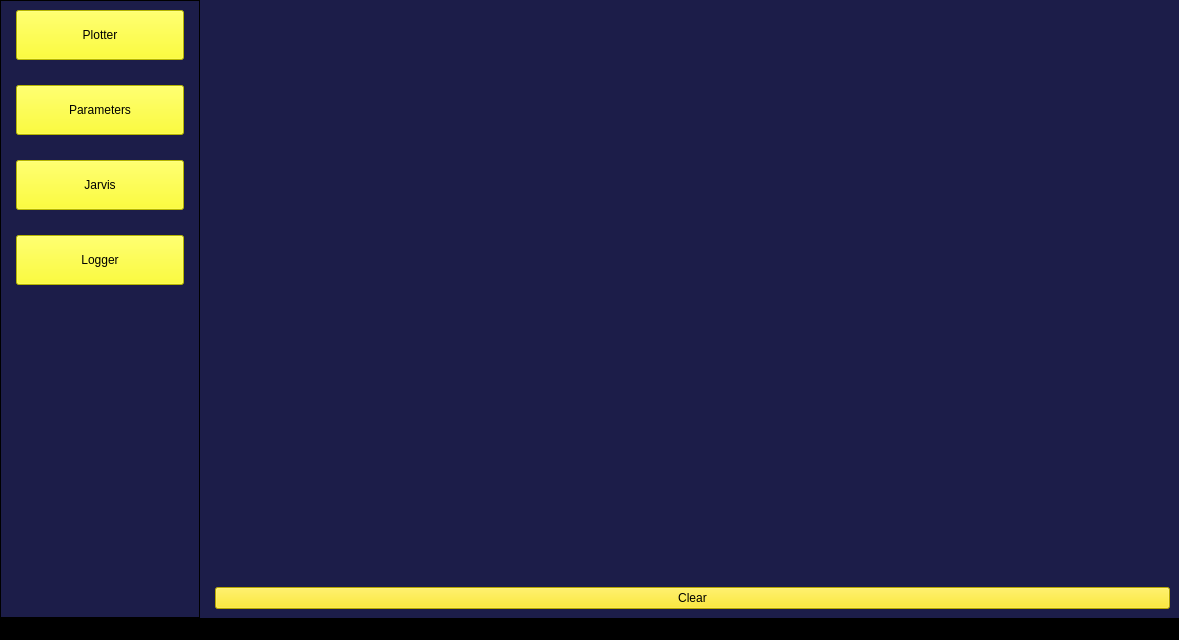
<?xml version="1.0" encoding="UTF-8"?>
<ui version="4.0">
 <class>MainWindow</class>
 <widget class="QMainWindow" name="MainWindow">
  <property name="geometry">
   <rect>
    <x>0</x>
    <y>0</y>
    <width>1179</width>
    <height>640</height>
   </rect>
  </property>
  <property name="windowTitle">
   <string>MainWindow</string>
  </property>
  <widget class="QWidget" name="centralwidget">
   <layout class="QVBoxLayout" name="verticaLayout">
    <property name="spacing">
     <number>0</number>
    </property>
    <property name="leftMargin">
     <number>0</number>
    </property>
    <property name="topMargin">
     <number>0</number>
    </property>
    <property name="rightMargin">
     <number>0</number>
    </property>
    <property name="bottomMargin">
     <number>0</number>
    </property>
    <item>
     <widget class="QFrame" name="main_frame">
      <property name="styleSheet">
       <string notr="true">background-color: qlineargradient(spread:pad, x1:0, y1:0, x2:1, y2:0, stop:0 rgba(28, 29, 73, 255), stop:0.50495 rgba(28, 29, 73, 255));
</string>
      </property>
      <property name="frameShape">
       <enum>QFrame::NoFrame</enum>
      </property>
      <property name="frameShadow">
       <enum>QFrame::Raised</enum>
      </property>
      <layout class="QHBoxLayout" name="horizontalLayout">
       <property name="leftMargin">
        <number>0</number>
       </property>
       <property name="topMargin">
        <number>0</number>
       </property>
       <property name="rightMargin">
        <number>0</number>
       </property>
       <property name="bottomMargin">
        <number>0</number>
       </property>
       <item>
        <widget class="QFrame" name="frame">
         <property name="minimumSize">
          <size>
           <width>200</width>
           <height>0</height>
          </size>
         </property>
         <property name="frameShape">
          <enum>QFrame::StyledPanel</enum>
         </property>
         <property name="frameShadow">
          <enum>QFrame::Raised</enum>
         </property>
         <layout class="QVBoxLayout" name="verticalLayout_5">
          <property name="spacing">
           <number>25</number>
          </property>
          <property name="leftMargin">
           <number>15</number>
          </property>
          <property name="rightMargin">
           <number>15</number>
          </property>
          <item>
           <widget class="QPushButton" name="plotter_select_btn">
            <property name="sizePolicy">
             <sizepolicy hsizetype="Preferred" vsizetype="Preferred">
              <horstretch>0</horstretch>
              <verstretch>0</verstretch>
             </sizepolicy>
            </property>
            <property name="minimumSize">
             <size>
              <width>0</width>
              <height>50</height>
             </size>
            </property>
            <property name="styleSheet">
             <string notr="true">background-color: rgb(255, 255, 0);</string>
            </property>
            <property name="text">
             <string>Plotter</string>
            </property>
           </widget>
          </item>
          <item>
           <widget class="QPushButton" name="param_select_btn">
            <property name="sizePolicy">
             <sizepolicy hsizetype="Preferred" vsizetype="Preferred">
              <horstretch>0</horstretch>
              <verstretch>0</verstretch>
             </sizepolicy>
            </property>
            <property name="minimumSize">
             <size>
              <width>0</width>
              <height>50</height>
             </size>
            </property>
            <property name="styleSheet">
             <string notr="true">background-color: rgb(255, 255, 0);</string>
            </property>
            <property name="text">
             <string>Parameters</string>
            </property>
           </widget>
          </item>
          <item>
           <widget class="QPushButton" name="jarvis_btn">
            <property name="sizePolicy">
             <sizepolicy hsizetype="Preferred" vsizetype="Preferred">
              <horstretch>0</horstretch>
              <verstretch>0</verstretch>
             </sizepolicy>
            </property>
            <property name="minimumSize">
             <size>
              <width>0</width>
              <height>50</height>
             </size>
            </property>
            <property name="styleSheet">
             <string notr="true">background-color: rgb(255, 255, 0);</string>
            </property>
            <property name="text">
             <string>Jarvis</string>
            </property>
           </widget>
          </item>
          <item>
           <widget class="QPushButton" name="pushButton">
            <property name="sizePolicy">
             <sizepolicy hsizetype="Preferred" vsizetype="Preferred">
              <horstretch>0</horstretch>
              <verstretch>0</verstretch>
             </sizepolicy>
            </property>
            <property name="minimumSize">
             <size>
              <width>0</width>
              <height>50</height>
             </size>
            </property>
            <property name="styleSheet">
             <string notr="true">background-color: rgb(255, 255, 0);</string>
            </property>
            <property name="text">
             <string>Logger</string>
            </property>
           </widget>
          </item>
          <item>
           <spacer name="verticalSpacer_2">
            <property name="orientation">
             <enum>Qt::Vertical</enum>
            </property>
            <property name="sizeHint" stdset="0">
             <size>
              <width>20</width>
              <height>40</height>
             </size>
            </property>
           </spacer>
          </item>
         </layout>
        </widget>
       </item>
       <item>
        <widget class="QStackedWidget" name="app_pages">
         <widget class="QWidget" name="plots_page">
          <layout class="QVBoxLayout" name="verticalLayout_3">
           <item>
            <widget class="QCustomPlot" name="x_plot" native="true"/>
           </item>
           <item>
            <widget class="QCustomPlot" name="y_plot" native="true"/>
           </item>
           <item>
            <widget class="QCustomPlot" name="z_plot" native="true"/>
           </item>
           <item>
            <widget class="QPushButton" name="clear_btn">
             <property name="styleSheet">
              <string notr="true">background-color: rgb(255, 233, 0);
</string>
             </property>
             <property name="text">
              <string>Clear</string>
             </property>
            </widget>
           </item>
          </layout>
         </widget>
         <widget class="QWidget" name="parameters_page">
          <layout class="QVBoxLayout" name="verticalLayout_2">
           <property name="spacing">
            <number>0</number>
           </property>
           <property name="leftMargin">
            <number>0</number>
           </property>
           <property name="topMargin">
            <number>0</number>
           </property>
           <property name="rightMargin">
            <number>0</number>
           </property>
           <property name="bottomMargin">
            <number>0</number>
           </property>
           <item>
            <widget class="QFrame" name="parameters_frame">
             <property name="styleSheet">
              <string notr="true"/>
             </property>
             <property name="frameShape">
              <enum>QFrame::StyledPanel</enum>
             </property>
             <property name="frameShadow">
              <enum>QFrame::Raised</enum>
             </property>
             <layout class="QVBoxLayout" name="verticalLayout_4">
              <property name="leftMargin">
               <number>20</number>
              </property>
              <property name="topMargin">
               <number>20</number>
              </property>
              <property name="rightMargin">
               <number>20</number>
              </property>
              <property name="bottomMargin">
               <number>20</number>
              </property>
              <item>
               <spacer name="verticalSpacer">
                <property name="orientation">
                 <enum>Qt::Vertical</enum>
                </property>
                <property name="sizeHint" stdset="0">
                 <size>
                  <width>20</width>
                  <height>551</height>
                 </size>
                </property>
               </spacer>
              </item>
             </layout>
            </widget>
           </item>
          </layout>
         </widget>
        </widget>
       </item>
      </layout>
     </widget>
    </item>
   </layout>
  </widget>
  <widget class="QMenuBar" name="menubar">
   <property name="geometry">
    <rect>
     <x>0</x>
     <y>0</y>
     <width>1179</width>
     <height>22</height>
    </rect>
   </property>
  </widget>
  <widget class="QStatusBar" name="statusbar">
   <property name="styleSheet">
    <string notr="true">background-color: rgb(0, 0, 0);
color: rgb(255, 255, 255);</string>
   </property>
  </widget>
 </widget>
 <customwidgets>
  <customwidget>
   <class>QCustomPlot</class>
   <extends>QWidget</extends>
   <header>qcustomplot.h</header>
   <container>1</container>
  </customwidget>
 </customwidgets>
 <resources/>
 <connections/>
</ui>
